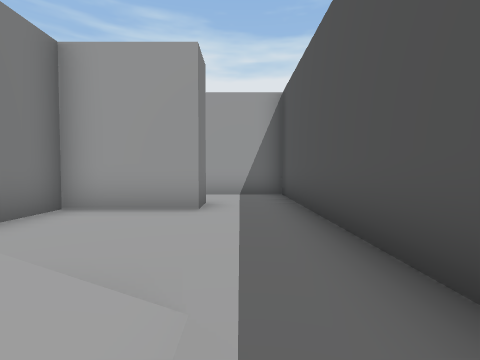
View 1 (above)

20 first-person views from a walk through a Unity game level. The camera is 1.4 m above the floor, tilts 2° down and sees 85° across. The floor is counted in squares, 2 m on a side. Each view is taken from the middle of a square. On the plan, view 1 faces up. The plan holds only what a view shows up to about 9 squares ahead; the rest is blank. Some animated figures are left out.

View 2
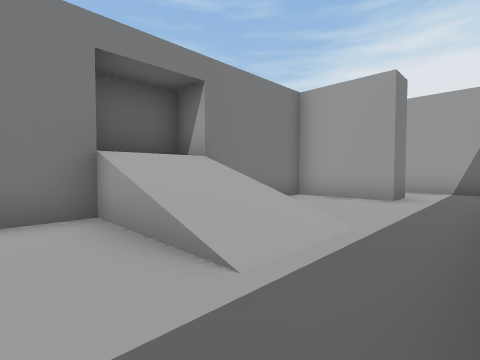

View 3
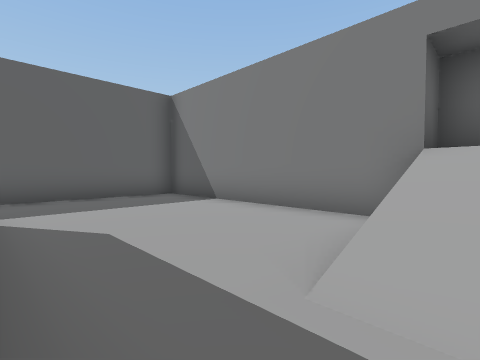

View 4
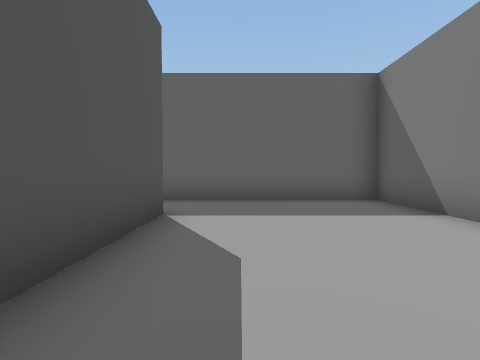

View 5
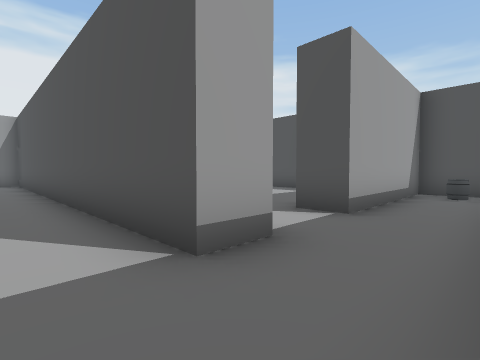

View 6
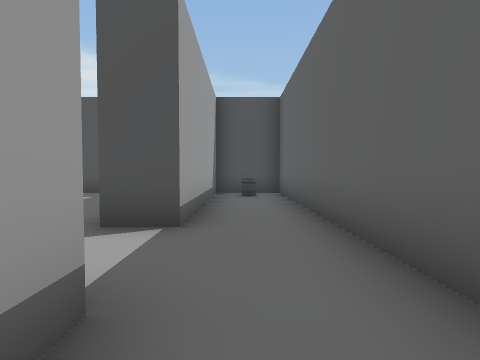

View 7
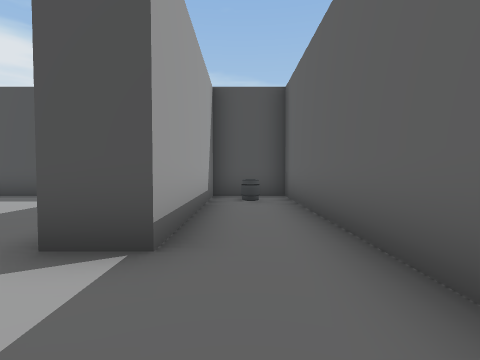

View 8
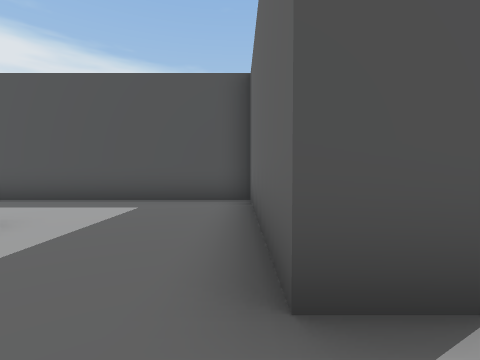

View 9
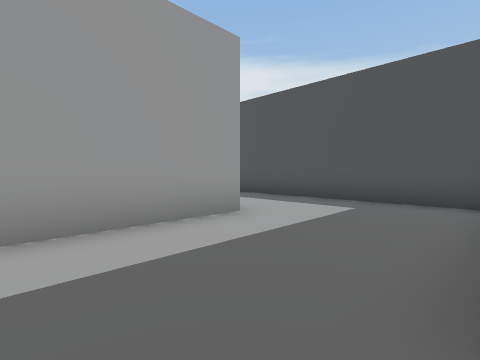

View 10
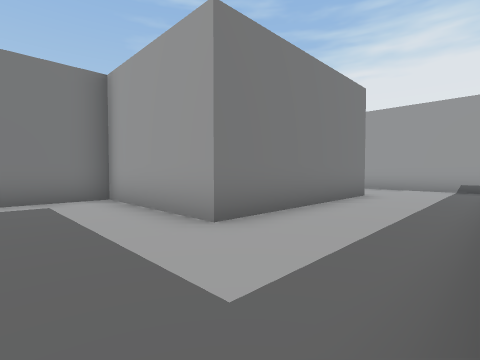

View 11
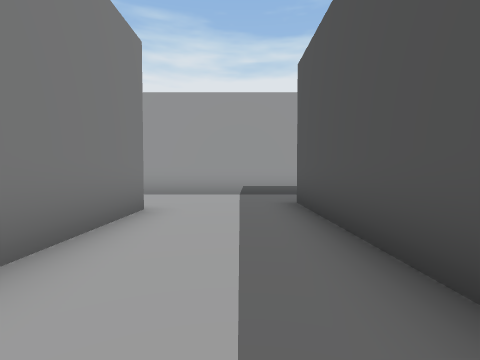

View 12
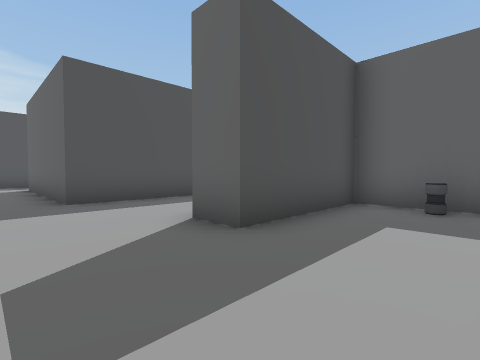

View 13
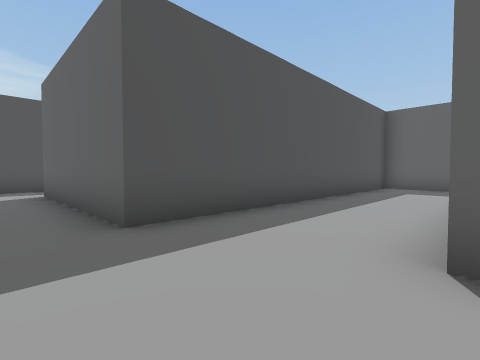

View 14
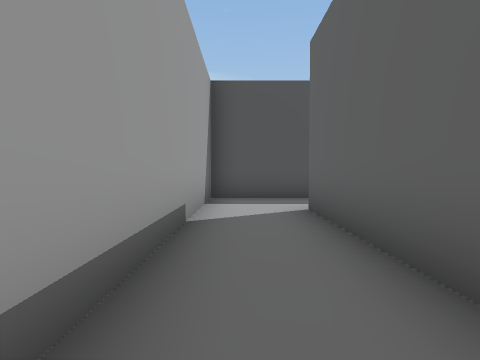

View 15
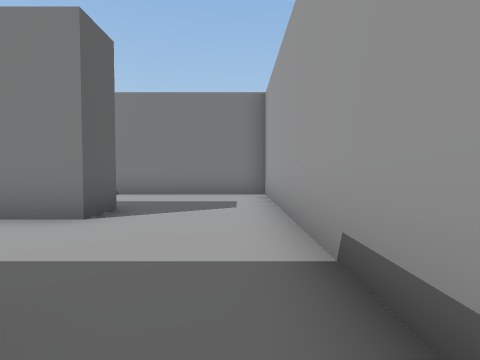

View 16
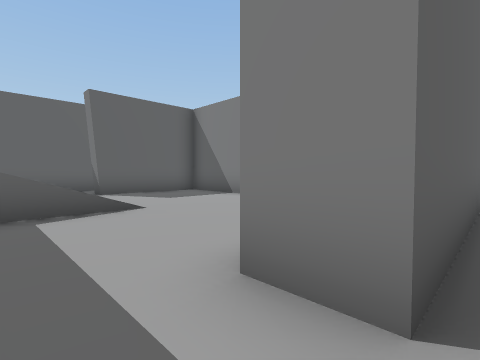

View 17
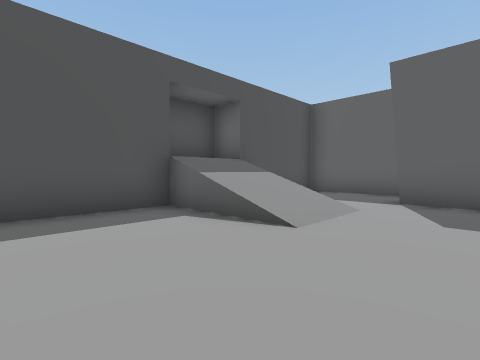

View 18
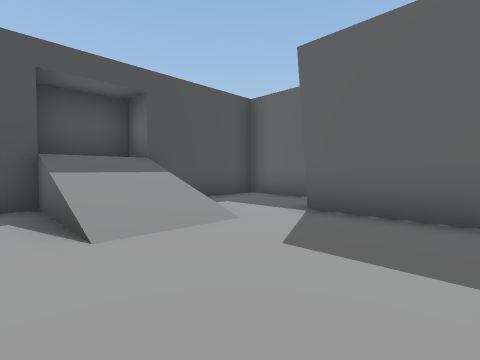

View 19
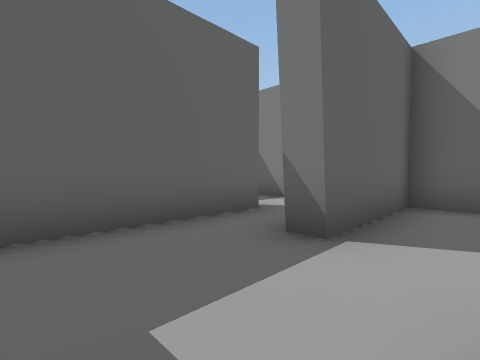

View 20
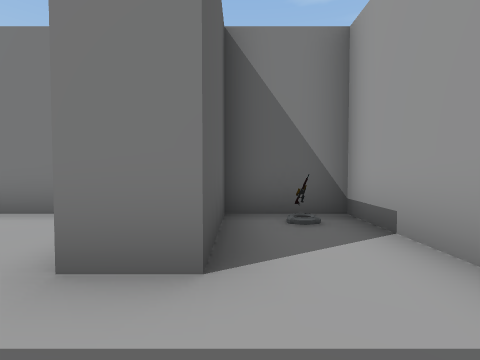

### Floor plan
Key: @ floor where view 1 was taken; # wall or solid block; . main floor; : floor 2 m higher than the main floor; / step, stairs or slope; B barrel; R rifle.
Columns run from 5 left of view 1 to 18 right of it. Each row starts with its distance up from view 1.
  8   #####################
  7   R....#..............#
  6  #.....#..............#
  5  ####..#.......#####..#
  4  #.....#...#...# .....#
  3  #.....#...#...# .....#
  2  #.....#.B.#...#......##
  1 # ///..#####...#...///:#
  0 # ///@.#####...#...///:#
 -1  #.....#.......#......##
 -2  #.....#.......####...#
 -3  #.....#.......#  ....#
 -4  #.....#.......#......#
 -5  #.....#..######..#####
 -6  #...........B.#
 -7  #.............#
 -8  ###############

Where each view was taken, in squares from view 1:
view 1: 0 up, 0 right, facing up
view 2: 2 down, 1 right, facing up-left
view 3: 0 up, 1 right, facing down-left
view 4: 1 down, 0 right, facing down
view 5: 7 down, 0 right, facing up-right
view 6: 6 down, 1 right, facing right
view 7: 6 down, 2 right, facing right
view 8: 4 down, 3 right, facing right
view 9: 4 down, 3 right, facing up-right
view 10: 3 down, 9 right, facing up-left
view 11: 0 up, 8 right, facing up
view 12: 7 up, 3 right, facing down-right
view 13: 7 up, 6 right, facing down-right
view 14: 7 up, 10 right, facing right
view 15: 7 up, 10 right, facing left
view 16: 6 up, 16 right, facing down-left
view 17: 4 up, 12 right, facing down-right
view 18: 2 up, 11 right, facing down-right
view 19: 1 down, 16 right, facing down-left
view 20: 6 up, 1 right, facing left
